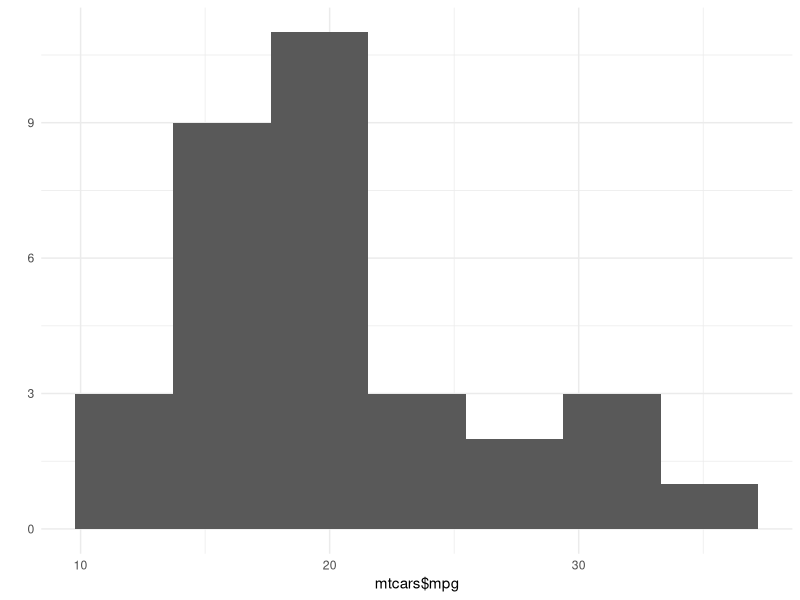
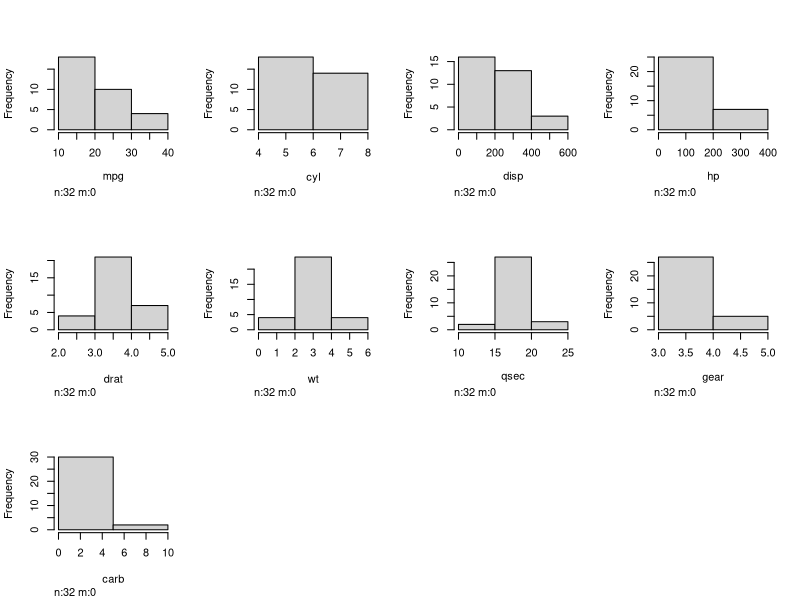

Here is the R script that generated these plots, in order:
## ---- chunk 1
# ignore all this for the moment; it will be explained below
knitr::opts_chunk$set(echo = TRUE, collapse=TRUE, cache=TRUE)
library(tidyverse)
theme_set(theme_minimal())
## ---- chunk 2
library(ggplot2)
## ---- chunk 3
qplot(mtcars$mpg, bins=7)
## ---- chunk 4
Hmisc::hist.data.frame(mtcars)
